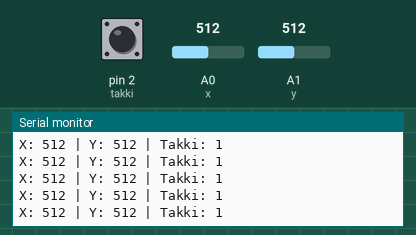
A sketch run on a simulated Arduino Uno, built with avr-gcc and run on an emulated ATmega328P. Shown: the last lines printed to the serial monitor. Inputs (shaded band) come from the test bench; at power-on: A0 (x) = 512, A1 (y) = 512, pin 2 (takki) HIGH.

Above: at 1.2 s.
1.3 s: A0 (x) set to 716
At 1.32 s:
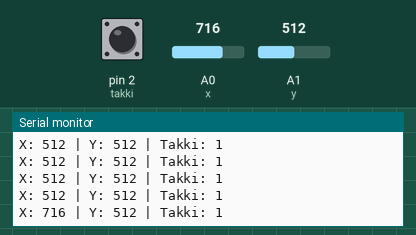
2.8 s: A1 (y) set to 716
At 2.83 s:
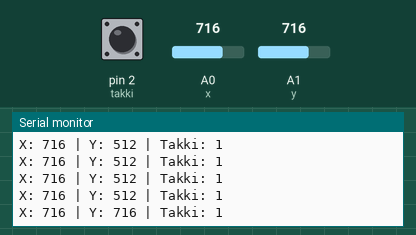
4.3 s: A0 (x) set to 1023
At 4.34 s:
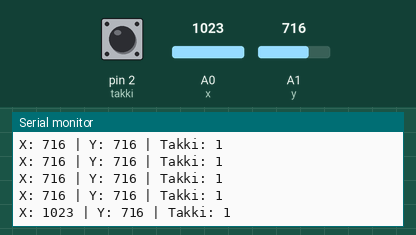
7.3 s: A0 (x) set to 0
At 7.36 s:
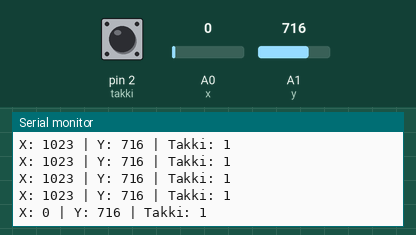
10.3 s: pin 2 (takki) pulled LOW for 0.15 s
At 10.38 s:
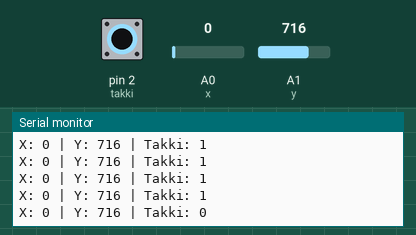
11.9 s: A1 (y) set to 900
At 11.99 s:
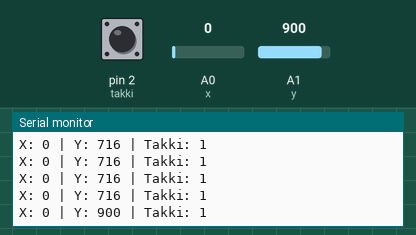
Timing chart, 0 to 14.4 s (numbered marks = the images above; inputs shaded):
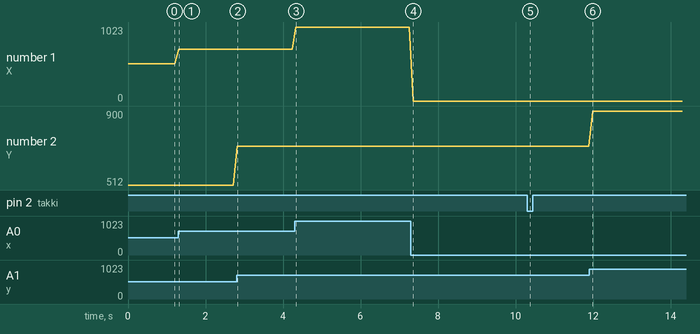

Measured:
- after the input at 1.3 s, the serial monitor: prints a new line at once (image 1)
- after the input at 2.8 s, the serial monitor: prints a new line at once (image 2)
- after the input at 4.3 s, the serial monitor: prints a new line at once (image 3)
- after the input at 7.3 s, the serial monitor: prints a new line after 0.06 s (image 4)
- after the input at 10.3 s, the serial monitor: prints a new line after 0.08 s (image 5)
- after the input at 11.9 s, the serial monitor: prints a new line after 0.09 s (image 6)
- plotted number 1: 512 → 716 after the input at 1.3 s, 716 → 1023 after the input at 4.3 s, 1023 → 0 after the input at 7.3 s
- plotted number 2: 716 → 900 after the input at 11.9 s

The sketch:

styripinni.ino
```cpp
/*
  Hvernig á að tengja:
  GND tengist í GND
  +5V tengist í 5V
  VRx tengist í analog pinna
  VRy tengist í analog pinna
  SW tengist í digital pinna
*/

const int x = A0;
const int y = A1;
const int takki = 2;

int x_hreyfing = 0;
int y_hreyfing = 0;
int takki_stada = 0;

void setup() {
  pinMode(x, INPUT);
  pinMode(y, INPUT);
  pinMode(takki, INPUT_PULLUP);

  Serial.begin(9600);
}

void loop() {
  x_hreyfing = analogRead(x);
  y_hreyfing = analogRead(y);
  takki_stada = digitalRead(takki);

  Serial.print("X: ");
  Serial.print(x_hreyfing);
  Serial.print(" | Y: ");
  Serial.print(y_hreyfing);
  Serial.print(" | Takki: ");
  Serial.println(takki_stada);

  delay(100);
}
```
